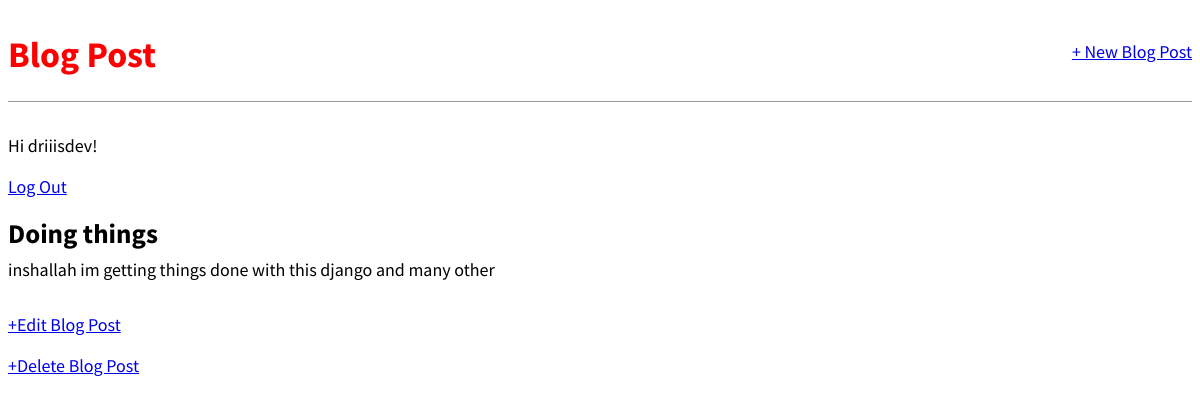
Page /post/2/ (signed in) on the committed database.
### blog/models.py (models this page shows, shortened)
class Post(models.Model):
    title = models.CharField(max_length=250)
    author = models.ForeignKey(
        'auth.User',
        on_delete=models.CASCADE,
    )
    body = models.TextField()

### blog/views.py (the view)
# urls.py: path('post/<int:pk>/', BlogDetailView.as_view(), name='post_detail'),
class BlogDetailView(DetailView):
    model = Post
    template_name = 'post_detail.html'

### templates/post_detail.html
{%extends 'base.html'%}
{%block content%}
<div class="post-entry">
    <h2>{{post.title}}</h2>
    <p>{{post.body}}</p>
</div>
<p><a href="{%url 'post_edit' post.pk%}">+Edit Blog Post</a></p>
<p><a href="{%url 'post_delete' post.pk%}">+Delete Blog Post</a></p>
{%endblock content%}

### templates/base.html (shortened to what this page needs)
<!DOCTYPE html>
<html lang="en">
{%load static%}
<head>
    <link rel="stylesheet" href="{%static 'css/base.css'%}">
</head>
<body>
    <div>
        <header>
            <div class="nav-left">
                <h1><a href="{%url 'home'%}">Blog Post</a></h1>
            </div>
            <div class="nav-right">
                <a href="{%url 'post_new'%}">+ New Blog Post</a>
            </div>
        </header>
        {%if user.is_authenticated%}
            <p>Hi {{user.username}}!</p>
            <p><a href="{%url 'logout'%}">Log Out</a></p>
        {%else%}
            <p>you are not logged in</p>
            <p><a href="{% url 'login'%}">Log In</a></p>
        {%endif%}
        {%block content%}
        {%endblock content%}
    </div>
</body>
</html>

### static/css/base.css (style rules this page uses)
body { font-family: 'Source Sans Pro', sans-serif; font-size: 18px; }
header { border-bottom: 1px solid #999; margin-bottom: 2rem; display: flex; }
header h1 a { color: red; text-decoration: none; }
.nav-left { margin-right: auto; }
.nav-right { display: flex; padding-top: 2rem; }
.post-entry { margin-bottom: 2rem; }
.post-entry h2 { margin: 0.5rem 0; }
.post-entry p { margin: 0; font-weight: 400; }

### rows in the picture
Post: title "Doing things", body "inshallah im getting things done with this django and many other"

### other values in the picture
{{ user.username }} "driiisdev"
